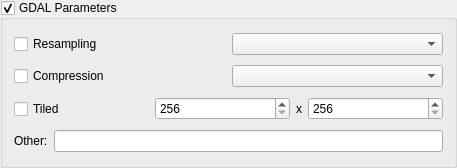
<?xml version="1.0" encoding="UTF-8"?>
<ui version="4.0">
 <class>IToolGDALGroupBox</class>
 <widget class="QGroupBox" name="IToolGDALGroupBox">
  <property name="geometry">
   <rect>
    <x>0</x>
    <y>0</y>
    <width>457</width>
    <height>168</height>
   </rect>
  </property>
  <property name="windowTitle">
   <string>GroupBox</string>
  </property>
  <property name="title">
   <string>GDAL Parameters</string>
  </property>
  <property name="checkable">
   <bool>true</bool>
  </property>
  <property name="checked">
   <bool>true</bool>
  </property>
  <layout class="QVBoxLayout" name="verticalLayout">
   <item>
    <widget class="QFrame" name="frameResampling">
     <property name="frameShape">
      <enum>QFrame::NoFrame</enum>
     </property>
     <property name="frameShadow">
      <enum>QFrame::Plain</enum>
     </property>
     <layout class="QHBoxLayout" name="horizontalLayout">
      <property name="leftMargin">
       <number>0</number>
      </property>
      <property name="topMargin">
       <number>0</number>
      </property>
      <property name="rightMargin">
       <number>0</number>
      </property>
      <property name="bottomMargin">
       <number>0</number>
      </property>
      <item>
       <widget class="QCheckBox" name="checkResampling">
        <property name="text">
         <string>Resampling</string>
        </property>
       </widget>
      </item>
      <item>
       <widget class="QComboBox" name="comboResampling"/>
      </item>
     </layout>
    </widget>
   </item>
   <item>
    <widget class="QFrame" name="frameCompression">
     <property name="frameShape">
      <enum>QFrame::NoFrame</enum>
     </property>
     <property name="frameShadow">
      <enum>QFrame::Plain</enum>
     </property>
     <layout class="QHBoxLayout" name="horizontalLayout_2">
      <property name="leftMargin">
       <number>0</number>
      </property>
      <property name="topMargin">
       <number>0</number>
      </property>
      <property name="rightMargin">
       <number>0</number>
      </property>
      <property name="bottomMargin">
       <number>0</number>
      </property>
      <item>
       <widget class="QCheckBox" name="checkCompression">
        <property name="text">
         <string>Compression</string>
        </property>
       </widget>
      </item>
      <item>
       <widget class="QComboBox" name="comboCompression"/>
      </item>
     </layout>
    </widget>
   </item>
   <item>
    <widget class="QFrame" name="frameTiled">
     <property name="frameShape">
      <enum>QFrame::NoFrame</enum>
     </property>
     <property name="frameShadow">
      <enum>QFrame::Plain</enum>
     </property>
     <layout class="QHBoxLayout" name="horizontalLayout_3">
      <property name="leftMargin">
       <number>0</number>
      </property>
      <property name="topMargin">
       <number>0</number>
      </property>
      <property name="rightMargin">
       <number>0</number>
      </property>
      <property name="bottomMargin">
       <number>0</number>
      </property>
      <item>
       <widget class="QCheckBox" name="checkTiled">
        <property name="text">
         <string>Tiled</string>
        </property>
       </widget>
      </item>
      <item>
       <widget class="QSpinBox" name="spinTileX">
        <property name="minimum">
         <number>256</number>
        </property>
        <property name="maximum">
         <number>4096</number>
        </property>
        <property name="singleStep">
         <number>256</number>
        </property>
       </widget>
      </item>
      <item>
       <widget class="QLabel" name="label">
        <property name="sizePolicy">
         <sizepolicy hsizetype="Maximum" vsizetype="Preferred">
          <horstretch>0</horstretch>
          <verstretch>0</verstretch>
         </sizepolicy>
        </property>
        <property name="text">
         <string>x</string>
        </property>
       </widget>
      </item>
      <item>
       <widget class="QSpinBox" name="spinTileY">
        <property name="minimum">
         <number>256</number>
        </property>
        <property name="maximum">
         <number>4096</number>
        </property>
        <property name="singleStep">
         <number>256</number>
        </property>
       </widget>
      </item>
     </layout>
    </widget>
   </item>
   <item>
    <widget class="QFrame" name="frameOther">
     <property name="frameShape">
      <enum>QFrame::NoFrame</enum>
     </property>
     <property name="frameShadow">
      <enum>QFrame::Plain</enum>
     </property>
     <layout class="QHBoxLayout" name="horizontalLayout_4">
      <property name="leftMargin">
       <number>0</number>
      </property>
      <property name="topMargin">
       <number>0</number>
      </property>
      <property name="rightMargin">
       <number>0</number>
      </property>
      <property name="bottomMargin">
       <number>0</number>
      </property>
      <item>
       <widget class="QLabel" name="label_2">
        <property name="text">
         <string>Other:</string>
        </property>
       </widget>
      </item>
      <item>
       <widget class="QLineEdit" name="lineCommands"/>
      </item>
     </layout>
    </widget>
   </item>
  </layout>
 </widget>
 <resources/>
 <connections/>
</ui>
